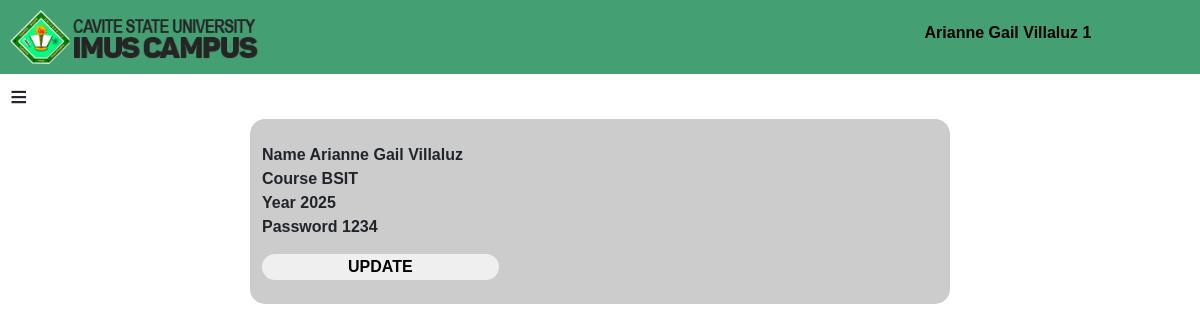
The page /userprofile.php (signed in) on the database its author committed.
### tables this page shows
CREATE TABLE `users` (
  `ID` int(100) NOT NULL,
  `StudentID` int(100) NOT NULL,
  `Name` varchar(70) NOT NULL,
  `Password` varchar(50) NOT NULL,
  `Course` varchar(30) NOT NULL,
  `Year` int(30) NOT NULL
);

### userprofile.php (the view, shortened to what this page needs)
<!DOCTYPE html>
<html>
<head>
	<head>
	<link rel="stylesheet" href="bootstrap.min.css">
	<link rel="stylesheet" href="alumnistyle.css">
</head>
</head>
<body>
	<div class="row">
			<div class="col-sm-4" style="background-color: #449F73;">
				<a href="homepage.php"><img src="logo.png" style="width: 70%; padding-left: 10%; padding: 10px 10px 10px 10px; max-height: 78px;"></a>
			</div>
			<div class="col-sm-4" style="background-color: #449F73;">
			</div>
			<div class="col-sm-4" style="background-color: #449F73;" id="alumniname">
				<?php
				echo "<a href='userprofile.php' style='color: black; text-decoration: none'><p style='margin-top: 9px;'>".$_SESSION['username'] ."  ".$_SESSION['userid']."</p></a>";
				include("conn.php");
				?>
			</div>
	</div>
	<span onclick="openNav()" style="margin-left: 10px; font-size: 30px;">&equiv;</span>
	<div class="row" style="display: flex; justify-content: center;">
			<div class="col-lg-2">
			</div>
			<div class="col-lg-8" style="background-color: #CCCCCC; width: 90%; border-radius: 15px; max-width: 700px;">
				<?php
					$profileid = $_SESSION['userid'];
					$result = mysqli_query($conn, "SELECT * FROM users WHERE ID ='$profileid' ");
					$rows = mysqli_fetch_assoc($result);
				?>
				<br>Name <?php $yn = $rows['Name']?> <?php echo "$yn"?><br>
				Course <?php $yc = $rows['Course']?> <?php echo "$yc"?><br>
				Year <?php $yy = $rows['Year']?> <?php echo "$yy"?><br>
				Password <?php $yp = $rows['Password']?> <?php echo "$yp"?><br>
				<input type="submit" name="edit" value="UPDATE" onclick="openForm()"  style="width: 35%; margin-top: 15px;">
				<br><BR>
			</div>
			<div class="col-lg-2">
			</div>
</body>
</html>

### alumnistyle.css (style rules this page uses)
* { font-family: "arial"; font-weight: bold; }
input { border-radius: 15px; width: 100%; border-style: none; }
#alumniname { display: flex; justify-content: center; align-items: center; }

### rows shown on the page
users: Name "Arianne Gail Villaluz", Course "BSIT", Year "2025", Password "1234"

### other values the page prints
$_SESSION['username'] "Arianne Gail Villaluz"
$_SESSION['userid'] "1"
